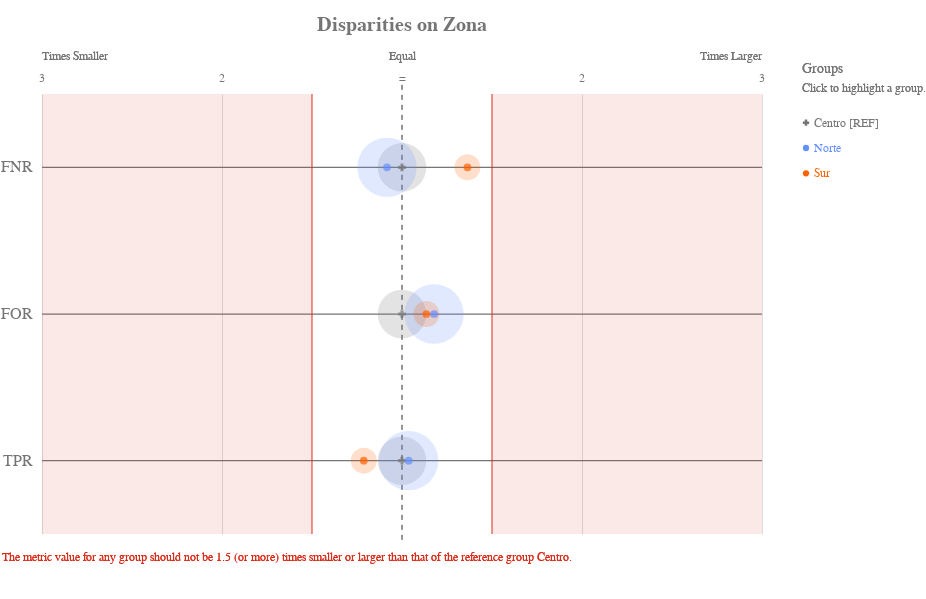

Notebook code cell kept with this figure:
### Code cell
ap.disparity(grupo_definido, metrics, 'Zona', fairness_threshold = disparity_tolerance)

### Figure 1 — Vega-Lite specification as saved in the notebook (floating-point values rounded to 4 significant figures)
{"config": {"view": {"continuousWidth": 400, "continuousHeight": 300, "strokeWidth": 0}, "axisLeft": {"labelColor": "rgb(117,117,117)", "labelFont": "Arial", "labelFontSize": 16}, "title": {"align": "center", "baseline": "middle", "color": "rgb(117,117,117)", "font": "Arial", "fontSize": 20, "fontWeight": "bold"}}, "layer": [{"data": {"name": "data-f13954335fe7cb3d572699dbbbe0ffdc"}, "mark": {"type": "rule", "stroke": "rgb(117,117,117)", "strokeWidth": 1.25, "tooltip": ""}, "encoding": {"x": {"type": "quantitative", "field": "x", "scale": {"domain": [-2, 2], "range": [40.0, 760.0]}}, "x2": {"field": "x2"}, "y": {"type": "nominal", "axis": {"domain": false, "labelAngle": 0, "labelPadding": -30, "orient": "left", "ticks": false, "title": ""}, "field": "metric", "scale": {"domain": ["FNR", "FOR", "TPR"], "range": [55.0, 495.0]}}}}, {"data": {"name": "data-79dd248bdaa0ea02c535240e8ad022c8"}, "mark": {"type": "rule", "stroke": "rgb(117,117,117)", "strokeDash": [5, 5], "strokeWidth": 1}, "encoding": {"tooltip": {"value": "Centro [REF]"}, "x": {"value": 400.0}, "y": {"value": 45.83}, "y2": {"value": 504.2}}}, {"data": {"name": "data-c233327f4cd9b4c2df31bf8015c83e4a"}, "mark": {"type": "text", "align": "center", "color": "rgb(117,117,117)", "font": "Arial", "fontSize": 12, "fontWeight": "normal", "tooltip": ""}, "encoding": {"text": {"type": "nominal", "field": "label"}, "x": {"type": "quantitative", "field": "value", "scale": {"domain": [-2, 2], "range": [40.0, 760.0]}}, "y": {"value": 38.5}}}, {"layer": [{"mark": {"type": "text", "align": "left", "fill": "rgb(117,117,117)", "font": "Arial", "fontSize": 12, "fontWeight": "normal", "tooltip": ""}, "encoding": {"text": {"value": "Times Smaller"}, "x": {"value": 40.0}, "y": {"value": 16.5}}}, {"mark": {"type": "text", "align": "right", "fill": "rgb(117,117,117)", "font": "Arial", "fontSize": 12, "fontWeight": "normal", "tooltip": ""}, "encoding": {"text": {"value": "Times Larger"}, "x": {"value": 760.0}, "y": {"value": 16.5}}}, {"mark": {"type": "text", "align": "center", "fill": "rgb(117,117,117)", "font": "Arial", "fontSize": 12, "fontWeight": "normal", "tooltip": ""}, "encoding": {"text": {"value": "Equal"}, "x": {"value": 400.0}, "y": {"value": 16.5}}}], "data": {"name": "data-79dd248bdaa0ea02c535240e8ad022c8"}}, {"layer": [{"mark": {"type": "rule", "opacity": 0.8, "stroke": "rgb(217, 46, 28)", "strokeWidth": 1.25, "tooltip": ""}, "encoding": {"x": {"type": "quantitative", "field": "min", "scale": {"domain": [-2, 2], "range": [40.0, 760.0]}}, "y": {"value": 55.0}, "y2": {"value": 495.0}}}, {"mark": {"type": "rule", "opacity": 0.8, "stroke": "rgb(217, 46, 28)", "strokeWidth": 1.25, "tooltip": ""}, "encoding": {"x": {"type": "quantitative", "field": "max", "scale": {"domain": [-2, 2], "range": [40.0, 760.0]}}, "y": {"value": 55.0}, "y2": {"value": 495.0}}}, {"layer": [{"mark": {"type": "rect", "fill": "rgb(217, 46, 28)", "opacity": 0.1, "tooltip": ""}, "encoding": {"x": {"type": "quantitative", "field": "min", "scale": {"domain": [-2, 2], "range": [40.0, 760.0]}}, "x2": {"field": "lower_end"}, "y": {"value": 55.0}, "y2": {"value": 495.0}}}, {"mark": {"type": "rect", "fill": "rgb(217, 46, 28)", "opacity": 0.1, "tooltip": ""}, "encoding": {"x": {"type": "quantitative", "field": "max", "scale": {"domain": [-2, 2], "range": [40.0, 760.0]}}, "x2": {"field": "upper_end"}, "y": {"value": 55.0}, "y2": {"value": 495.0}}}]}, {"data": {"name": "data-79dd248bdaa0ea02c535240e8ad022c8"}, "mark": {"type": "text", "align": "left", "baseline": "top", "fill": "rgb(217, 46, 28)", "font": "Arial", "fontSize": 12, "fontWeight": "normal", "tooltip": ""}, "encoding": {"text": {"value": "The metric value for any group should not be 1.5 (or more) times smaller or larger than that of the reference group Centro."}, "x": {"value": 0}, "y": {"value": 513.3}}}], "data": {"name": "data-11d5890412809b582c0a6b685ba430ea"}}, {"layer": [{"mark": "circle"}, {"data": {"name": "data-f45af7abba651d0c62f99ce1fb854c9e"}, "mark": {"type": "circle", "opacity": 0.2}, "encoding": {"color": {"condition": {"type": "nominal", "field": "attribute_value", "legend": null, "scale": {"domain": ["Centro", "Norte", "Sur"], "range": ["rgb(117,117,117)", "rgb(100, 143, 255)", "rgb(254, 97, 0)", "rgb(220, 38, 127)", "rgb(255, 176, 0)", "rgb(120, 94, 240)"]}, "selection": "selector017"}, "value": "rgb(224,224,224)"}, "size": {"type": "quantitative", "field": "group_size", "legend": null, "scale": {"domain": [0, 3227.0], "range": [0, 4224.0]}}, "tooltip": [{"type": "nominal", "field": "attribute_value", "title": "Group"}, {"type": "nominal", "field": "tooltip_group_size", "title": "Group Size"}, {"type": "nominal", "field": "tooltip_disparity_explanation_fnr", "title": "Disparity"}, {"type": "quantitative", "field": "fnr", "format": ".2f", "title": "FNR"}], "x": {"type": "quantitative", "axis": {"domain": false, "labels": false, "ticks": false, "title": null, "values": [1, 2, -2, -1]}, "field": "fnr_disparity_scaled", "scale": {"domain": [-2, 2], "range": [40.0, 760.0]}}, "y": {"type": "nominal", "axis": {"domain": false, "grid": false, "labels": false, "ticks": false, "title": " "}, "field": "metric_variable", "scale": {"domain": ["FNR", "FOR", "TPR"], "range": [55.0, 495.0]}}}, "selection": {"selector019": {"type": "multi", "empty": "all", "fields": ["attribute_value"]}}, "transform": [{"calculate": "'FNR'", "as": "metric_variable"}]}, {"data": {"name": "data-f45af7abba651d0c62f99ce1fb854c9e"}, "mark": {"type": "circle", "opacity": 0.2}, "encoding": {"color": {"condition": {"type": "nominal", "field": "attribute_value", "legend": null, "scale": {"domain": ["Centro", "Norte", "Sur"], "range": ["rgb(117,117,117)", "rgb(100, 143, 255)", "rgb(254, 97, 0)", "rgb(220, 38, 127)", "rgb(255, 176, 0)", "rgb(120, 94, 240)"]}, "selection": "selector017"}, "value": "rgb(224,224,224)"}, "size": {"type": "quantitative", "field": "group_size", "legend": null, "scale": {"domain": [0, 3227.0], "range": [0, 4224.0]}}, "tooltip": [{"type": "nominal", "field": "attribute_value", "title": "Group"}, {"type": "nominal", "field": "tooltip_group_size", "title": "Group Size"}, {"type": "nominal", "field": "tooltip_disparity_explanation_for", "title": "Disparity"}, {"type": "quantitative", "field": "for", "format": ".2f", "title": "FOR"}], "x": {"type": "quantitative", "axis": {"domain": false, "labels": false, "ticks": false, "title": null, "values": [1, 2, -2, -1]}, "field": "for_disparity_scaled", "scale": {"domain": [-2, 2], "range": [40.0, 760.0]}}, "y": {"type": "nominal", "axis": {"domain": false, "grid": false, "labels": false, "ticks": false, "title": " "}, "field": "metric_variable", "scale": {"domain": ["FNR", "FOR", "TPR"], "range": [55.0, 495.0]}}}, "selection": {"selector021": {"type": "multi", "empty": "all", "fields": ["attribute_value"]}}, "transform": [{"calculate": "'FOR'", "as": "metric_variable"}]}, {"data": {"name": "data-f45af7abba651d0c62f99ce1fb854c9e"}, "mark": {"type": "circle", "opacity": 0.2}, "encoding": {"color": {"condition": {"type": "nominal", "field": "attribute_value", "legend": null, "scale": {"domain": ["Centro", "Norte", "Sur"], "range": ["rgb(117,117,117)", "rgb(100, 143, 255)", "rgb(254, 97, 0)", "rgb(220, 38, 127)", "rgb(255, 176, 0)", "rgb(120, 94, 240)"]}, "selection": "selector017"}, "value": "rgb(224,224,224)"}, "size": {"type": "quantitative", "field": "group_size", "legend": null, "scale": {"domain": [0, 3227.0], "range": [0, 4224.0]}}, "tooltip": [{"type": "nominal", "field": "attribute_value", "title": "Group"}, {"type": "nominal", "field": "tooltip_group_size", "title": "Group Size"}, {"type": "nominal", "field": "tooltip_disparity_explanation_tpr", "title": "Disparity"}, {"type": "quantitative", "field": "tpr", "format": ".2f", "title": "TPR"}], "x": {"type": "quantitative", "axis": {"domain": false, "labels": false, "ticks": false, "title": null, "values": [1, 2, -2, -1]}, "field": "tpr_disparity_scaled", "scale": {"domain": [-2, 2], "range": [40.0, 760.0]}}, "y": {"type": "nominal", "axis": {"domain": false, "grid": false, "labels": false, "ticks": false, "title": " "}, "field": "metric_variable", "scale": {"domain": ["FNR", "FOR", "TPR"], "range": [55.0, 495.0]}}}, "selection": {"selector023": {"type": "multi", "empty": "all", "fields": ["attribute_value"]}}, "transform": [{"calculate": "'TPR'", "as": "metric_variable"}]}, {"layer": [{"mark": "point"}, {"data": {"name": "data-f45af7abba651d0c62f99ce1fb854c9e"}, "mark": {"type": "point", "filled": true, "size": 60}, "encoding": {"color": {"condition": {"type": "nominal", "field": "attribute_value", "legend": null, "scale": {"domain": ["Centro", "Norte", "Sur"], "range": ["rgb(117,117,117)", "rgb(100, 143, 255)", "rgb(254, 97, 0)", "rgb(220, 38, 127)", "rgb(255, 176, 0)", "rgb(120, 94, 240)"]}, "selection": "selector017"}, "value": "rgb(224,224,224)"}, "shape": {"type": "nominal", "field": "attribute_value", "legend": null, "scale": {"domain": ["Centro", "Norte", "Sur"], "range": ["cross", "circle", "circle"]}}, "tooltip": [{"type": "nominal", "field": "attribute_value", "title": "Group"}, {"type": "nominal", "field": "tooltip_group_size", "title": "Group Size"}, {"type": "nominal", "field": "tooltip_disparity_explanation_fnr", "title": "Disparity"}, {"type": "quantitative", "field": "fnr", "format": ".2f", "title": "FNR"}], "x": {"type": "quantitative", "axis": {"domain": false, "labels": false, "ticks": false, "title": null, "values": [1, 2, -2, -1]}, "field": "fnr_disparity_scaled", "scale": {"domain": [-2, 2], "range": [40.0, 760.0]}}, "y": {"type": "nominal", "axis": {"domain": false, "grid": false, "labels": false, "ticks": false, "title": " "}, "field": "metric_variable", "scale": {"domain": ["FNR", "FOR", "TPR"], "range": [55.0, 495.0]}}}, "selection": {"selector018": {"type": "multi", "empty": "all", "fields": ["attribute_value"]}}, "transform": [{"calculate": "'FNR'", "as": "metric_variable"}]}, {"data": {"name": "data-f45af7abba651d0c62f99ce1fb854c9e"}, "mark": {"type": "point", "filled": true, "size": 60}, "encoding": {"color": {"condition": {"type": "nominal", "field": "attribute_value", "legend": null, "scale": {"domain": ["Centro", "Norte", "Sur"], "range": ["rgb(117,117,117)", "rgb(100, 143, 255)", "rgb(254, 97, 0)", "rgb(220, 38, 127)", "rgb(255, 176, 0)", "rgb(120, 94, 240)"]}, "selection": "selector017"}, "value": "rgb(224,224,224)"}, "shape": {"type": "nominal", "field": "attribute_value", "legend": null, "scale": {"domain": ["Centro", "Norte", "Sur"], "range": ["cross", "circle", "circle"]}}, "tooltip": [{"type": "nominal", "field": "attribute_value", "title": "Group"}, {"type": "nominal", "field": "tooltip_group_size", "title": "Group Size"}, {"type": "nominal", "field": "tooltip_disparity_explanation_for", "title": "Disparity"}, {"type": "quantitative", "field": "for", "format": ".2f", "title": "FOR"}], "x": {"type": "quantitative", "axis": {"domain": false, "labels": false, "ticks": false, "title": null, "values": [1, 2, -2, -1]}, "field": "for_disparity_scaled", "scale": {"domain": [-2, 2], "range": [40.0, 760.0]}}, "y": {"type": "nominal", "axis": {"domain": false, "grid": false, "labels": false, "ticks": false, "title": " "}, "field": "metric_variable", "scale": {"domain": ["FNR", "FOR", "TPR"], "range": [55.0, 495.0]}}}, "selection": {"selector020": {"type": "multi", "empty": "all", "fields": ["attribute_value"]}}, "transform": [{"calculate": "'FOR'", "as": "metric_variable"}]}, {"data": {"name": "data-f45af7abba651d0c62f99ce1fb854c9e"}, "mark": {"type": "point", "filled": true, "size": 60}, "encoding": {"color": {"condition": {"type": "nominal", "field": "attribute_value", "legend": null, "scale": {"domain": ["Centro", "Norte", "Sur"], "range": ["rgb(117,117,117)", "rgb(100, 143, 255)", "rgb(254, 97, 0)", "rgb(220, 38, 127)", "rgb(255, 176, 0)", "rgb(120, 94, 240)"]}, "selection": "selector017"}, "value": "rgb(224,224,224)"}, "shape": {"type": "nominal", "field": "attribute_value", "legend": null, "scale": {"domain": ["Centro", "Norte", "Sur"], "range": ["cross", "circle", "circle"]}}, "tooltip": [{"type": "nominal", "field": "attribute_value", "title": "Group"}, {"type": "nominal", "field": "tooltip_group_size", "title": "Group Size"}, {"type": "nominal", "field": "tooltip_disparity_explanation_tpr", "title": "Disparity"}, {"type": "quantitative", "field": "tpr", "format": ".2f", "title": "TPR"}], "x": {"type": "quantitative", "axis": {"domain": false, "labels": false, "ticks": false, "title": null, "values": [1, 2, -2, -1]}, "field": "tpr_disparity_scaled", "scale": {"domain": [-2, 2], "range": [40.0, 760.0]}}, "y": {"type": "nominal", "axis": {"domain": false, "grid": false, "labels": false, "ticks": false, "title": " "}, "field": "metric_variable", "scale": {"domain": ["FNR", "FOR", "TPR"], "range": [55.0, 495.0]}}}, "selection": {"selector022": {"type": "multi", "empty": "all", "fields": ["attribute_value"]}}, "transform": [{"calculate": "'TPR'", "as": "metric_variable"}]}]}]}, {"layer": [{"mark": {"type": "point", "filled": true, "opacity": 1, "size": 39.48}, "encoding": {"color": {"condition": {"type": "nominal", "field": "attribute_value", "legend": null, "scale": {"domain": ["Centro", "Norte", "Sur"], "range": ["rgb(117,117,117)", "rgb(100, 143, 255)", "rgb(254, 97, 0)", "rgb(220, 38, 127)", "rgb(255, 176, 0)", "rgb(120, 94, 240)"]}, "selection": "selector017"}, "value": "rgb(224,224,224)"}, "shape": {"type": "nominal", "field": "attribute_value", "legend": null, "scale": {"domain": ["Centro", "Norte", "Sur"], "range": ["cross", "circle", "circle"]}}, "x": {"value": 804}, "y": {"type": "nominal", "axis": {"domain": false, "grid": false, "labels": false, "ticks": false, "title": " "}, "field": "attribute_value", "scale": {"domain": ["Centro", "Norte", "Sur"], "range": [71, 147]}}}, "selection": {"selector017": {"type": "multi", "empty": "all", "fields": ["attribute_value"]}}}, {"mark": {"type": "text", "align": "left", "baseline": "middle", "font": "Arial", "fontSize": 12, "fontWeight": "normal"}, "encoding": {"color": {"condition": {"type": "nominal", "field": "attribute_value", "legend": null, "scale": {"domain": ["Centro", "Norte", "Sur"], "range": ["rgb(117,117,117)", "rgb(100, 143, 255)", "rgb(254, 97, 0)", "rgb(220, 38, 127)", "rgb(255, 176, 0)", "rgb(120, 94, 240)"]}, "selection": "selector017"}, "value": "rgb(224,224,224)"}, "text": {"type": "nominal", "field": "label"}, "x": {"value": 812}, "y": {"type": "nominal", "axis": {"domain": false, "grid": false, "labels": false, "ticks": false, "title": " "}, "field": "attribute_value", "scale": {"domain": ["Centro", "Norte", "Sur"], "range": [71, 147]}}}, "selection": {"selector024": {"type": "multi", "empty": "all", "fields": ["attribute_value"]}}}, {"data": {"name": "data-79dd248bdaa0ea02c535240e8ad022c8"}, "mark": {"type": "text", "align": "left", "baseline": "middle", "color": "rgb(117,117,117)", "font": "Arial", "fontSize": 12, "fontWeight": "normal"}, "encoding": {"text": {"value": "Click to highlight a group."}, "x": {"value": 800}, "y": {"value": 49}}}, {"data": {"name": "data-79dd248bdaa0ea02c535240e8ad022c8"}, "mark": {"type": "text", "align": "left", "baseline": "middle", "color": "rgb(117,117,117)", "font": "Arial", "fontSize": 14, "fontWeight": "normal"}, "encoding": {"text": {"value": "Groups"}, "x": {"value": 800}, "y": {"value": 30}}}], "data": {"name": "data-1b3ab3c51de6c9017ba2bf5afbba5533"}}], "height": 550, "padding": {"top": 15, "bottom": 10}, "resolve": {"scale": {"size": "independent", "y": "independent"}}, "title": "Disparities on Zona", "width": 800, "$schema": "https://vega.github.io/schema/vega-lite/v4.8.1.json", "datasets": {"data-f13954335fe7cb3d572699dbbbe0ffdc": [{"metric": "FNR", "x": -2, "x2": 2}, {"metric": "FOR", "x": -2, "x2": 2}, {"metric": "TPR", "x": -2, "x2": 2}], "data-79dd248bdaa0ea02c535240e8ad022c8": [{"a": 1, "b": 0}, {"a": 1, "b": 0}], "data-c233327f4cd9b4c2df31bf8015c83e4a": [{"value": 1, "label": 2}, {"value": 2, "label": 3}, {"value": -2, "label": 3}, {"value": -1, "label": 2}, {"value": 0, "label": "="}], "data-11d5890412809b582c0a6b685ba430ea": [{"min": -0.5, "max": 0.5, "lower_end": -2, "upper_end": 2}], "data-f45af7abba651d0c62f99ce1fb854c9e": [{"attribute_name": "Zona", "attribute_value": "Centro", "group_size": 1803, "total_entities": 5007, "fnr": 0.325, "for": 0.3343, "tpr": 0.675, "fnr_disparity": 1.0, "for_disparity": 1.0, "tpr_disparity": 1.0, "fnr_disparity_scaled": 0.0, "for_disparity_scaled": 0.0, "tpr_disparity_scaled": 0.0, "tooltip_group_size": "1,803 (36.01%)", "tooltip_disparity_explanation_fnr": "Reference group", "tooltip_disparity_explanation_for": "Reference group", "tooltip_disparity_explanation_tpr": "Reference group"}, {"attribute_name": "Zona", "attribute_value": "Norte", "group_size": 2689, "total_entities": 5007, "fnr": 0.3001, "for": 0.3939, "tpr": 0.6999, "fnr_disparity": 0.9231, "for_disparity": 1.178, "tpr_disparity": 1.037, "fnr_disparity_scaled": -0.08326, "for_disparity_scaled": 0.1782, "tpr_disparity_scaled": 0.03701, "tooltip_group_size": "2,689 (53.70%)", "tooltip_disparity_explanation_fnr": "1.08 times smaller FNR than the reference group", "tooltip_disparity_explanation_for": "1.18 times larger FOR than the reference group", "tooltip_disparity_explanation_tpr": "1.04 times larger TPR than the reference group"}, {"attribute_name": "Zona", "attribute_value": "Sur", "group_size": 515, "total_entities": 5007, "fnr": 0.4432, "for": 0.3796, "tpr": 0.5568, "fnr_disparity": 1.364, "for_disparity": 1.135, "tpr_disparity": 0.8249, "fnr_disparity_scaled": 0.3637, "for_disparity_scaled": 0.1355, "tpr_disparity_scaled": -0.2123, "tooltip_group_size": "515 (10.29%)", "tooltip_disparity_explanation_fnr": "1.36 times larger FNR than the reference group", "tooltip_disparity_explanation_for": "1.14 times larger FOR than the reference group", "tooltip_disparity_explanation_tpr": "1.21 times smaller TPR than the reference group"}], "data-1b3ab3c51de6c9017ba2bf5afbba5533": [{"attribute_value": "Centro", "label": "Centro [REF]"}, {"attribute_value": "Norte", "label": "Norte"}, {"attribute_value": "Sur", "label": "Sur"}]}}
